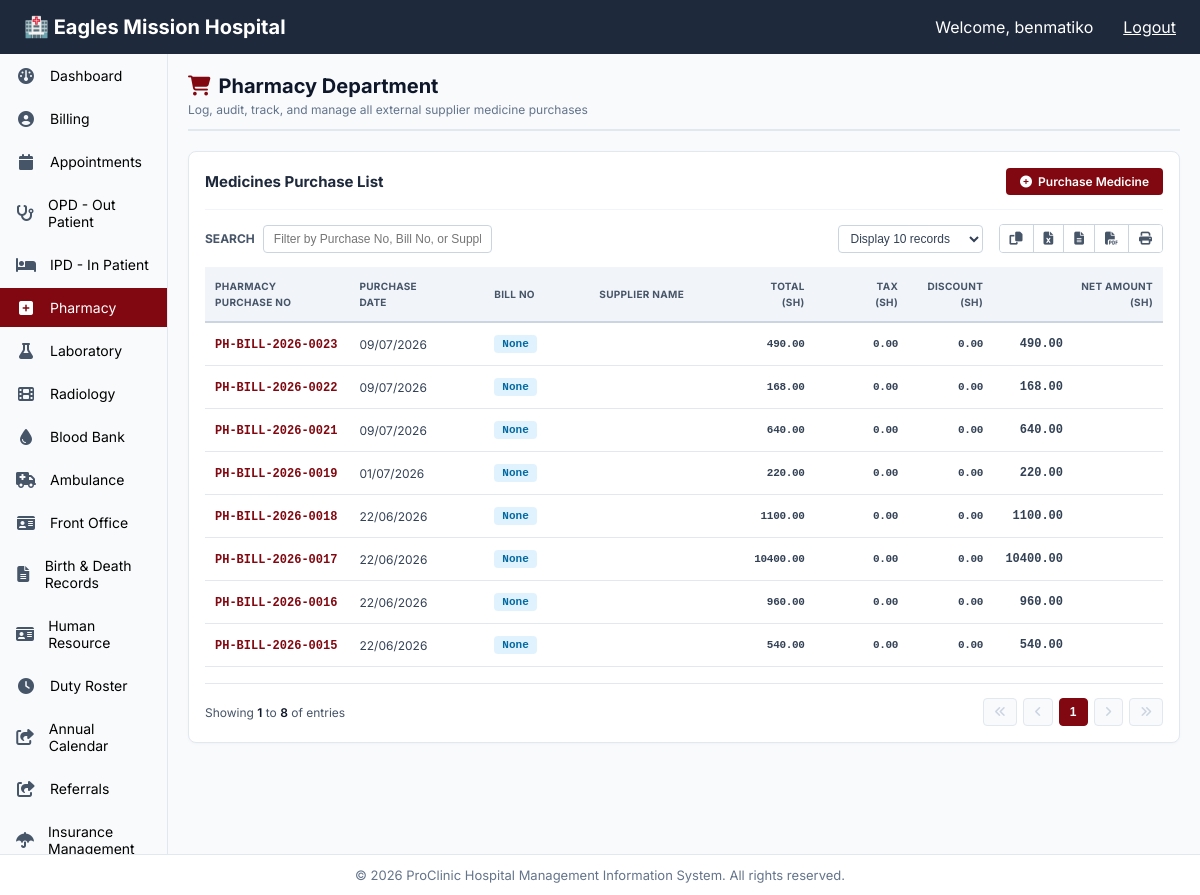
Page /pharmacy/medicines/purchase/ (signed in) on the earlier database version.
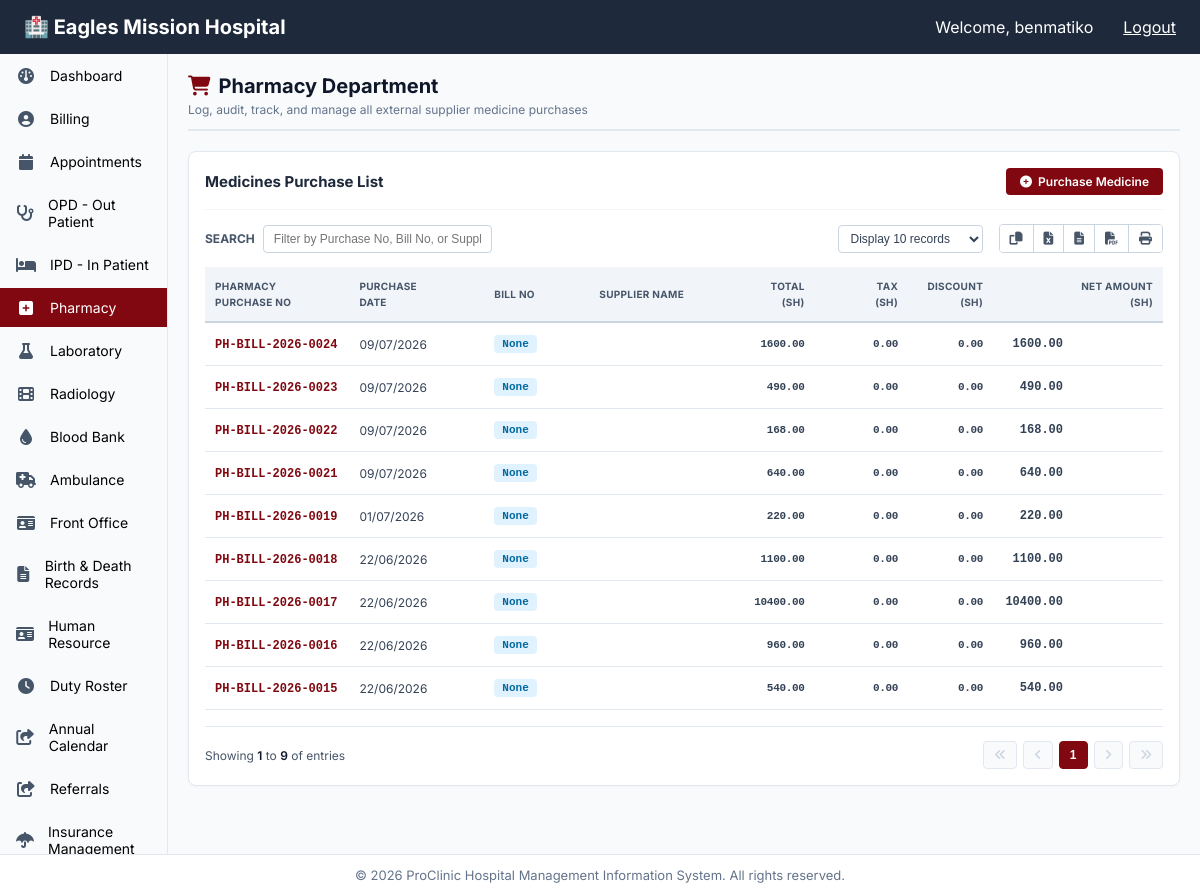
Same page on the later database version.
### pharmacy/models.py (models this page shows, shortened)
class Purchase(models.Model):
    PAYMENT_MODE_CHOICES = [
        ('Cash', 'Cash'),
        ('M-Pesa', 'M-Pesa'),
        ('Bank', 'Bank Transfer'),
        ('Insurance', 'Insurance'),
        ('Credit', 'Credit'),
    ]
    STATUS_CHOICES = [
        ('Pending', 'Pending'),
        ('Paid', 'Paid'),
        ('Partial', 'Partial'),
    ]
    purchase_no = models.CharField(max_length=100, unique=True, editable=False)
    supplier = models.ForeignKey(Supplier, on_delete=models.PROTECT, related_name='purchases', null=True, blank=True)
    patient = models.ForeignKey('patients.Patient', on_delete=models.PROTECT, related_name='pharmacy_bills', null=True, blank=True)
    doctor_name = models.CharField(max_length=200, blank=True, null=True)
    case_id = models.CharField(max_length=100, blank=True, null=True)
    prescription = models.CharField(max_length=200, blank=True, null=True)
    status = models.CharField(max_length=20, choices=STATUS_CHOICES, default='Pending')
    supplier_bill_number = models.CharField(max_length=100, blank=True, null=True)
    purchase_date = models.DateTimeField(default=timezone.now)
    total_amount = models.DecimalField(max_digits=12, decimal_places=2, default=0.00)
    discount_amount = models.DecimalField(max_digits=12, decimal_places=2, default=0.00)
    tax_summary = models.DecimalField(max_digits=12, decimal_places=2, default=0.00)
    net_amount = models.DecimalField(max_digits=12, decimal_places=2, default=0.00)
    payment_mode = models.CharField(max_length=50, choices=PAYMENT_MODE_CHOICES, default='Cash')
    payment_amount = models.DecimalField(max_digits=12, decimal_places=2, default=0.00)
    payment_note = models.CharField(max_length=255, blank=True, null=True)
    purchase_note = models.TextField(blank=True, null=True)
    document_attachment = models.FileField(upload_to='pharmacy/purchases/', blank=True, null=True)
    created_at = models.DateTimeField(auto_now_add=True)
    updated_at = models.DateTimeField(auto_now=True)
    class Meta:
        ordering = ['-purchase_date']
        verbose_name_plural = "Purchases"

### pharmacy/views.py (the view)
# urls.py: path('medicines/purchase/', views.purchase_medicines_ledger, name='purchasemedicines'),
@login_required
def purchase_medicines_ledger(request):
    purchases = Purchase.objects.select_related('supplier').order_by('-purchase_date')
    paginator = Paginator(purchases, int(request.GET.get('per_page', 20)))
    context = {
        'purchases': paginator.get_page(request.GET.get('page', 1)),
        'total_records': paginator.count,
    }
    return render(request, 'pharmacy/purchasemedicines.html', context)

### pharmacy/templates/pharmacy/purchasemedicines.html (shortened to what the changed rows need)
{% extends "base.html" %}
{% block content %}
<div class="pharmacy-container-layout template-fullwidth-override">
  <div class="pharmacy-panel-header">
    <div class="panel-title-group">
      <h1><i class="fa fa-shopping-cart"></i> Pharmacy Department</h1>
    </div>
  </div>
  <div class="pharmacy-billing-section">
    <div class="ledger-action-row">
      <h2>Medicines Purchase List</h2>
    </div>
    <div class="table-fixed-container containment-fullwidth">
      <table class="hms-table hms-purchase-table table-element-fullwidth" id="purchaseTable">
        <thead>
          <tr>
            <th class="col-purchase-no">Pharmacy<br>Purchase No</th>
            <th class="col-purchase-date">Purchase<br>Date</th>
            <th class="col-bill-no">Bill No</th>
            <th class="col-supplier">Supplier Name</th>
            <th class="col-total text-right">Total<br>(sh)</th>
            <th class="col-tax text-right">Tax<br>(sh)</th>
            <th class="col-discount text-right">Discount<br>(sh)</th>
            <th class="col-net text-right">Net Amount<br>(sh)</th>
          </tr>
        </thead>
        <tbody>
          {% for purchase in purchases %}
          <tr>
            <td class="purchase-number-cell"><strong>{{ purchase.purchase_no }}</strong></td>
            <td>{{ purchase.purchase_date|date:"d/m/Y" }}</td>
            <td><span class="badge-bill">{{ purchase.supplier_bill_number }}</span></td>
            <td class="supplier-name-cell" title="{{ purchase.supplier.name }}">{{ purchase.supplier.name|truncatechars:30 }}</td>
            <td class="text-right qty-bold financial-digits">{{ purchase.total_amount|floatformat:2 }}</td>
            <td class="text-right qty-bold financial-digits">{{ purchase.tax_summary|floatformat:2 }}</td>
            <td class="text-right qty-bold financial-digits">{{ purchase.discount_amount|floatformat:2 }}</td>
            <td class="text-right financial-digits-bold balance-cell">
              {{ purchase.net_amount|floatformat:2 }}
            </td>
          </tr>
          {% empty %}
          <tr>
            <td colspan="8" class="empty-table-placeholder">
              <i class="fa fa-info-circle"></i> No medical supply purchase histories found in the database.
            </td>
          </tr>
          {% endfor %}
        </tbody>
      </table>
    </div>
    <div class="ledger-pagination-row">
      <div class="pagination-counter-info">
        Showing <strong>{{ purchases.start_index|default:1 }}</strong> to <strong>{{ purchases.end_index|default:purchases.count }}</strong> of <strong>{{ purchases.count }}</strong> entries
      </div>
      <div class="pagination-nav-controls">
        <div class="page-numeric-links">
          {% for num in purchases.paginator.page_range %}
            {% if purchases.number == num %}
              <button type="button" class="btn-page-num active-page">{{ num }}</button>
            {% elif num > purchases.number|add:'-3' and num < purchases.number|add:'3' %}
              <a href="?page={{ num }}" class="btn-page-num">{{ num }}</a>
            {% endif %}
          {% endfor %}
        </div>
      </div>
    </div>
  </div>
</div>
{% endblock %}

Differences in the rows shown:
added Purchase: purchase_no "PH-BILL-2026-0024", purchase_date "09/07/2026", supplier_bill_number "None", total_amount "1600.00", tax_summary "0.00", discount_amount "0.00", net_amount "1600.00"
Other differences:
{{ purchases.end_index|default:purchases.count }}: "8" → "9"
